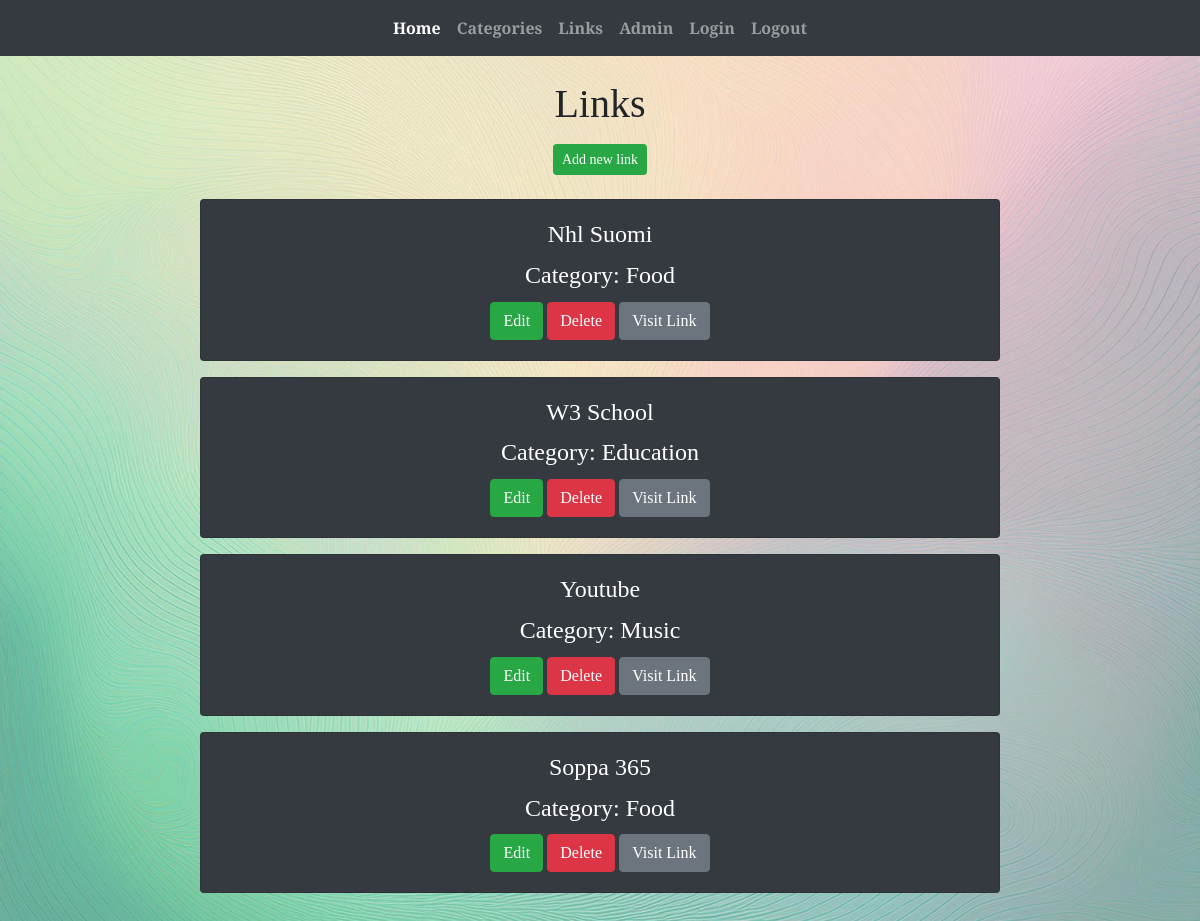
Page /links/ (signed in) on the earlier database version.
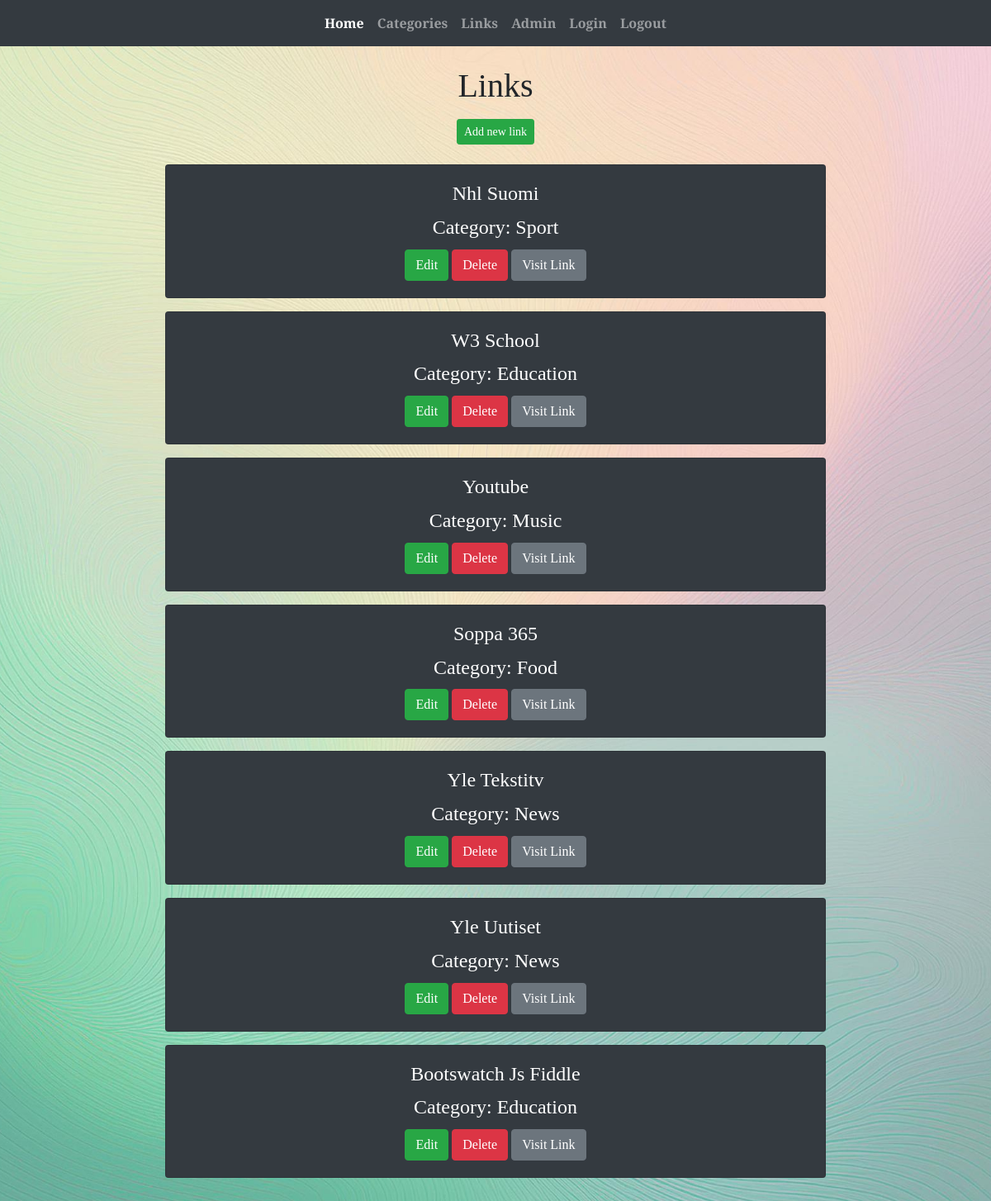
Same page on the later database version.
### app/models.py (models this page shows, shortened)
class Link(models.Model):
    linkname = models.CharField(max_length=50, default = "link")
    category = models.ForeignKey(Category, on_delete=models.CASCADE)
    link_link = models.URLField(max_length=200, blank=True, null=True)  # Uusi kenttä hyperlinkille

class Category(models.Model):
    categoryname = models.CharField(max_length=50, default = "link")
    def __str__(self):
        return f"{self.categoryname}"

### app/views.py (the view)
# urls.py: path('links/', linklistview , name='links'),
def linklistview(request):
    if not request.user.is_authenticated:
        return render(request, 'loginpage.html')
    else:
        linklist = Link.objects.all()
        categorylist = Category.objects.all()
        context = {'links': linklist, 'categories': categorylist}
        return render(request,'linklist.html', context)

### app/templates/linklist.html (shortened to what this page needs)
{% extends 'index.html' %}
{% block content %}
<div class="container text-center playfair-display-unique1">
    <h1>Links</h1>
    <div class="d-flex justify-content-center mt-3">
        <button id="add-btn" class="btn btn-success btn-sm" onclick="showaddform()">Add new link</button>
    </div>
    <div class="d-flex flex-column align-items-center mt-4">
        {% for l in links %}
        <div class="card bg-dark text-white mb-3" style="width: 50rem;">
            <div class="card-body text-center">
                <h4 class="card-title">{{ l.linkname }}</h4>
                <h4 class="card-title">Category: {{ l.category }}</h4>
                <a href="/edit-link-get/{{ l.id }}/" class="btn btn-success">Edit</a>
                <a href="/confirm-delete-link/{{ l.id }}/" class="btn btn-danger">Delete</a>
                <a href="{{ l.link_link }}" class="btn btn-secondary" target="_blank" title="Visit {{ l.linkname }}">Visit Link</a>
            </div>
        </div>
        {% empty %}
        <div class="card bg-dark text-white" style="width: 50rem;">
            <div class="card-body">
                <p class="card-text">No links found in the database</p>
            </div>
        </div>
        {% endfor %}
    </div>
</div>
{% endblock %}

### app/templates/index.html (shortened to what this page needs)
<!DOCTYPE html>
<html lang="en">
<head>
    <link rel="stylesheet" href="https://stackpath.bootstrapcdn.com/bootstrap/4.5.0/css/bootstrap.min.css"
>
    <link rel="stylesheet" href="https://cdnjs.cloudflare.com/ajax/libs/font-awesome/5.11.2/css/all.min.css">
    {% load static %}
    <link rel="stylesheet" href="{% static 'style.css' %}">
</head>
<body class="playfair-display-unique1 background-image">
    <nav class="navbar navbar-expand-sm bg-dark navbar-dark">
        <div class="collapse navbar-collapse justify-content-center" id="navbarNav">
            <ul class="navbar-nav">
                <li class="nav-item active">
                    <a class="nav-link" href="/">Home <span class="sr-only">(current)</span></a>
                </li>
                <li class="nav-item">
                    <a class="nav-link" href="/categories">Categories</a>
                </li>
                <li class="nav-item">
                    <a class="nav-link" href="/links">Links</a>
                </li>
                <li class="nav-item">
                    <a class="nav-link" href="/admin">Admin</a>
                </li>
                <li class="nav-item">
                    <a class="nav-link" href="/log">Login</a>
                </li>
                <li class="nav-item">
                    <a class="nav-link" href="/logout">Logout</a>
                </li>
            </ul>
        </div>
    </nav>
    <div class="container">
        <div class="d-flex justify-content-center">
            <div class="w-100">
                {% block content %}{% endblock %}
            </div>
        </div>
    </div>
</body>
</html>

### app/static/style.css (style rules this page uses)
.background-image { background-image: url('./images/koe3.png'); background-size: cover; background-position: center; background-attachment: fixed; background-repeat: no-repeat; min-height: 100vh; }
.playfair-display-unique1 { font-family: "Playfair Display", serif; font-optical-sizing: auto; font-weight: bold; font-style: normal; }
.container { margin-bottom: 60px; }

Differences in the rows shown:
changed Link "Nhl Suomi": category "Food" → "Sport"
added Link: linkname "Yle Tekstitv", category "News"
added Link: linkname "Yle Uutiset", category "News"
added Link: linkname "Bootswatch Js Fiddle", category "Education"
